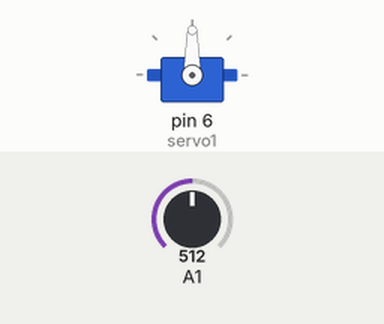
Simulated run of this sketch. Board: Arduino Uno, built with avr-gcc and run on an emulated ATmega328P. Parts: servo. The inputs (shaded band) are chosen by the test bench; at power-on: A1 = 512.

Above: at 1.2 s.
1.3 s: A1 set to 587
2.8 s: A1 set to 607
At 5.4 s:
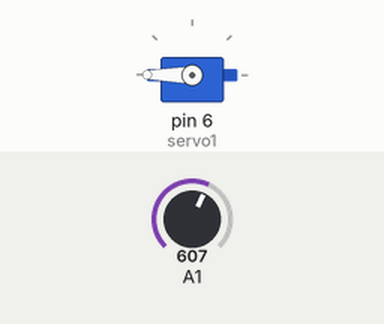
5.8 s: A1 set to 418
8.5 s: A1 set to 383
At 10.19 s:
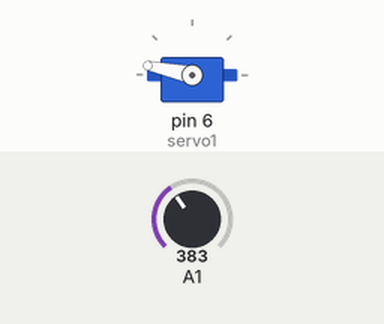
11.5 s: A1 set to 410
At 11.5 s:
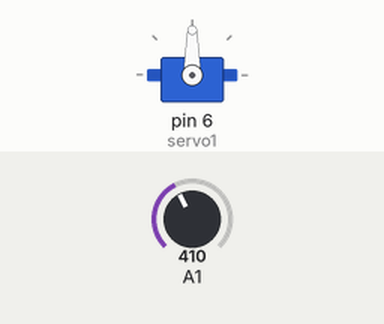
Timing chart, 0 to 14.0 s (numbered marks = the images above; inputs shaded):
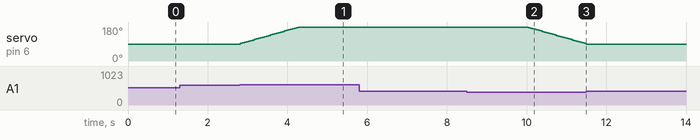

The sketch:

codigo.ino
```cpp
#include <Servo.h>
Servo servo1;
int angulo = 90;
int salto = 3;
int Eje_X = A1;
int Eje_Y = A2;
int boton = 4;
void setup() {
  // put your setup code here, to run once:
  servo1.attach(6);
  pinMode(boton,INPUT_PULLUP);
}

void loop() {
  // put your main code here, to run repeatedly:
  int p = analogRead(A1);
  if(p<400){
    angulo = angulo - salto;
  }
  else if(p>600){
    angulo = angulo + salto;
  }
  servo1.write(angulo);
  delay(50);
}
```

Measured:
- the behaviour switches between 600 and 601 on A1 (found by bisection; images 0 and 1)
- the behaviour switches between 400 and 399 on A1 (found by bisection; images 1 and 2)
- after the input at 1.3 s, every drawn part: stays the same
- after the input at 2.8 s, servo on pin 6 (servo1): moves from 90° to 180° over 1.5 s, starting at once
- after the input at 5.8 s, every drawn part: stays the same
- after the input at 8.5 s, servo on pin 6 (servo1): moves from 180° to 90° over 1.5 s, starting after 1.5 s
- after the input at 11.5 s, servo on pin 6 (servo1): stays 90° (without the input it goes to 87° after 0.04 s)
